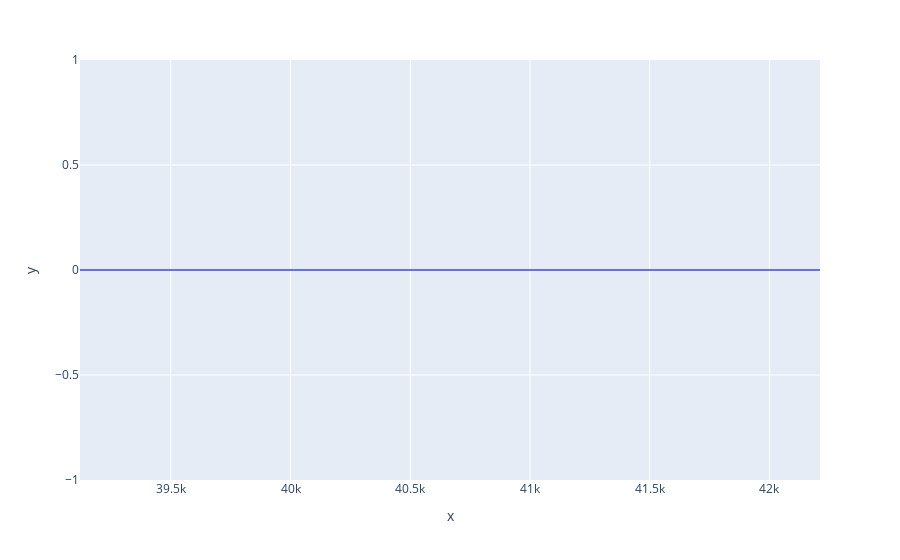

Notebook source saved alongside this figure:
### Markdown cell above
## Exit counts

### Code cell
px.line(x=df5['epoch'], y=df5['exit_count'])

### Figure 1 — Plotly figure (JSON) as saved in the notebook; plotly's stock layout.template omitted (floating-point values rounded to 4 significant figures; data arrays with more than 128 entries replaced by an {"elided": "..."} marker saying what was removed)
{"data": [{"hovertemplate": "x=%{x}<br>y=%{y}<extra></extra>", "legendgroup": "", "line": {"color": "#636efa", "dash": "solid"}, "mode": "lines", "name": "", "showlegend": false, "type": "scattergl", "x": {"elided": "3091 int values"}, "xaxis": "x", "y": {"elided": "3091 int values"}, "yaxis": "y"}], "layout": {"autosize": true, "legend": {"tracegroupgap": 0}, "margin": {"t": 60}, "xaxis": {"anchor": "y", "autorange": true, "domain": [0, 1], "range": [39121, 42211], "title": {"text": "x"}, "type": "linear"}, "yaxis": {"anchor": "x", "autorange": true, "domain": [0, 1], "range": [-1, 1], "title": {"text": "y"}, "type": "linear"}}}
